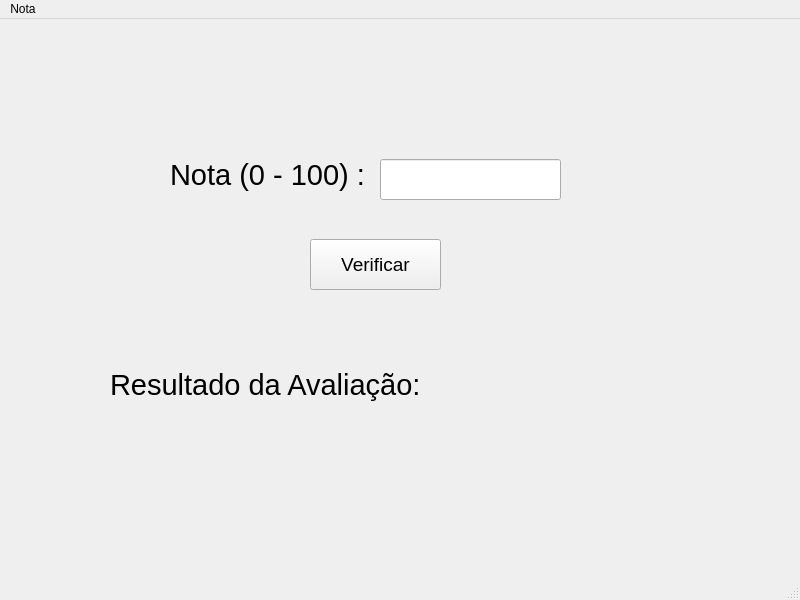
<?xml version="1.0" encoding="UTF-8"?>
<ui version="4.0">
 <class>MainWindow</class>
 <widget class="QMainWindow" name="MainWindow">
  <property name="geometry">
   <rect>
    <x>0</x>
    <y>0</y>
    <width>800</width>
    <height>600</height>
   </rect>
  </property>
  <property name="windowTitle">
   <string>MainWindow</string>
  </property>
  <widget class="QWidget" name="centralwidget">
   <widget class="QLabel" name="label">
    <property name="geometry">
     <rect>
      <x>170</x>
      <y>130</y>
      <width>211</width>
      <height>51</height>
     </rect>
    </property>
    <property name="font">
     <font>
      <pointsize>22</pointsize>
     </font>
    </property>
    <property name="text">
     <string>Nota (0 - 100) :</string>
    </property>
   </widget>
   <widget class="QLabel" name="result">
    <property name="geometry">
     <rect>
      <x>110</x>
      <y>340</y>
      <width>631</width>
      <height>51</height>
     </rect>
    </property>
    <property name="font">
     <font>
      <pointsize>22</pointsize>
     </font>
    </property>
    <property name="text">
     <string>Resultado da Avaliação:</string>
    </property>
   </widget>
   <widget class="QPushButton" name="btn">
    <property name="geometry">
     <rect>
      <x>310</x>
      <y>220</y>
      <width>131</width>
      <height>51</height>
     </rect>
    </property>
    <property name="font">
     <font>
      <pointsize>14</pointsize>
     </font>
    </property>
    <property name="text">
     <string>Verificar</string>
    </property>
   </widget>
   <widget class="QLineEdit" name="nota">
    <property name="geometry">
     <rect>
      <x>380</x>
      <y>140</y>
      <width>181</width>
      <height>41</height>
     </rect>
    </property>
   </widget>
  </widget>
  <widget class="QMenuBar" name="menubar">
   <property name="geometry">
    <rect>
     <x>0</x>
     <y>0</y>
     <width>800</width>
     <height>21</height>
    </rect>
   </property>
   <widget class="QMenu" name="menuNota">
    <property name="title">
     <string>Nota</string>
    </property>
    <addaction name="actionNovo"/>
    <addaction name="actionAbrir"/>
    <addaction name="actionSair"/>
    <addaction name="actionSalvar"/>
   </widget>
   <addaction name="menuNota"/>
  </widget>
  <widget class="QStatusBar" name="statusbar"/>
  <action name="actionSalvar">
   <property name="text">
    <string>Salvar</string>
   </property>
   <property name="shortcut">
    <string>Ctrl+S</string>
   </property>
  </action>
  <action name="actionSair">
   <property name="text">
    <string>Sair</string>
   </property>
   <property name="shortcut">
    <string>Ctrl+Q</string>
   </property>
  </action>
  <action name="actionNovo">
   <property name="text">
    <string>Novo</string>
   </property>
   <property name="shortcut">
    <string>Ctrl+N</string>
   </property>
  </action>
  <action name="actionAbrir">
   <property name="text">
    <string>Abrir</string>
   </property>
   <property name="shortcut">
    <string>Ctrl+O</string>
   </property>
  </action>
 </widget>
 <resources/>
 <connections/>
</ui>
